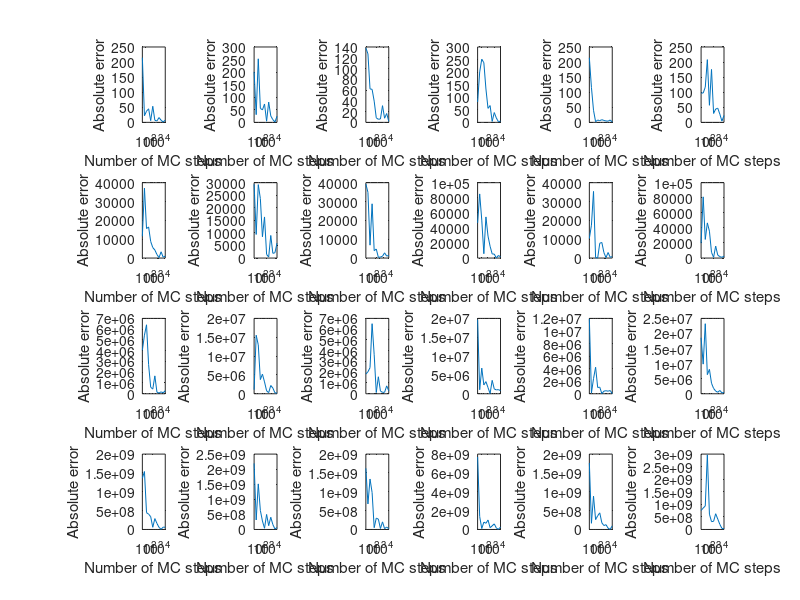

MATLAB code to generate this figure:
clear;
randn('state',100);

% Input parameters
S = 100; r = 0.03; sigma = 0.25;
[K,T,power] = meshgrid([80,100,120],[0.5,1],2:1:5);
K = K(:);
T = T(:);
power = power(:);
N = 2.^[5:1:16];

% Calculate analytical value
APCanalytic = zeros(1,length(T));
for j = 1:length(T)
    Z = randn(100000,1);
    Svals = S .* exp((r - 0.5 .* sigma.^2) .* T(j) + sigma .* sqrt(T(j)) .* Z);
    Santi = S .* exp((r - 0.5 .* sigma.^2) .* T(j) - sigma .* sqrt(T(j)) .* Z);
    APCvals = exp(-r.*T(j)).*max(Svals.^power(j)-K(j).^power(j),0);
    APCanti = exp(-r.*T(j)).*max(Santi.^power(j)-K(j).^power(j),0);
    APCvals = (APCvals + APCanti)./2;
    APCanalytic(j) = mean(APCvals);
end

% Monte Carlo method using antithetic variates
APCmean = zeros(length(N),length(T));
for i = 1:length(N)
    for j = 1:length(T)
        Z = randn(N(i),1);
        Svals = S .* exp((r - 0.5 .* sigma.^2) .* T(j) + sigma .* sqrt(T(j)) .* Z);
        Santi = S .* exp((r - 0.5 .* sigma.^2) .* T(j) - sigma .* sqrt(T(j)) .* Z);
        APCvals = exp(-r.*T(j)).*max(Svals.^power(j)-K(j).^power(j),0);
        APCanti = exp(-r.*T(j)).*max(Santi.^power(j)-K(j).^power(j),0);
        APCvals = (APCvals + APCanti)./2;
        APCmean(i,j) = mean(APCvals);
    end
end

% Output
disp('Analytical value for Asymmetric Power Call (using 100000 steps):')
disp(APCanalytic)
disp('Computed price for Asymmetric Power Call using 2^16 steps:')
disp(APCmean(length(N),:))
APCerror = APCmean;
for i = 1:length(N)
    for j = 1:length(T)
        APCerror(i,j) = APCerror(i,j) - APCanalytic(j);
    end
end
APCerror = abs(APCerror);
for i = 1:length(T)
    subplot(4,6,i)
    semilogx(N,APCerror(:,i))
    xlabel('Number of MC steps')
    ylabel('Absolute error')
    xlim([2^5,2^16])
end